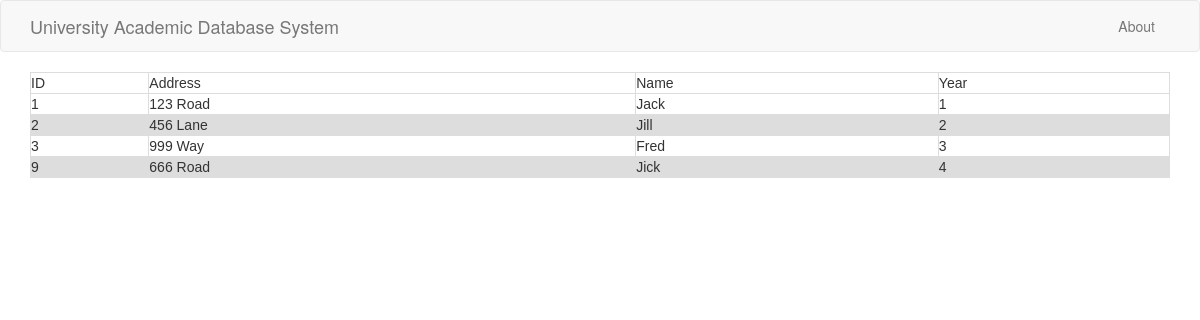
The app's page /students, older data.
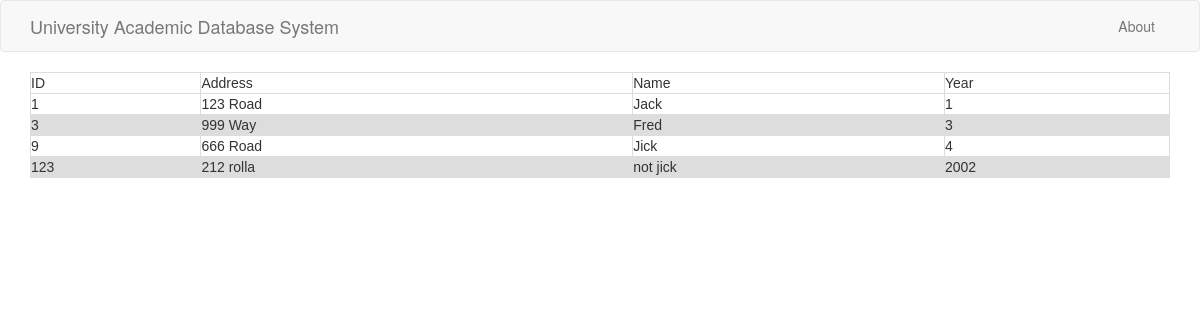
The same page, newer data.
### tables this page shows
CREATE TABLE Student(    ID INTEGER PRIMARY KEY,    Address VARCHAR(100),    Name VARCHAR(30),    Year INTEGER);

### webpage.py (the view)
@app.route('/students')
def students():
    db = sql.connect('data.db')
    db.row_factory = sql.Row
    curr = db.cursor()
    curr.execute("Select * from Student")
    rows = curr.fetchall();
    return render_template("students.html", rows = rows)

### templates/students.html
{% extends 'layout.html' %}
{% block body %}
      <table border = 1>
         <thead>
            <td>ID</td>
            <td>Address</td>
            <td>Name</td>
            <td>Year</td>
         </thead>
         {% for row in rows %}
            <tr>
               <td>{{row["ID"]}}</td>
               <td>{{row["Address"]}}</td>
               <td>{{row["Name"]}}</td>
               <td>{{row["Year"]}}</td>
            </tr>
         {% endfor %}
      </table>
{% endblock %}

Row changes from the older to the newer data that the page shows:
removed Student: ID "2", Address "456 Lane", Name "Jill", Year "2"
added Student: ID "123", Address "212 rolla", Name "not jick", Year "2002"
